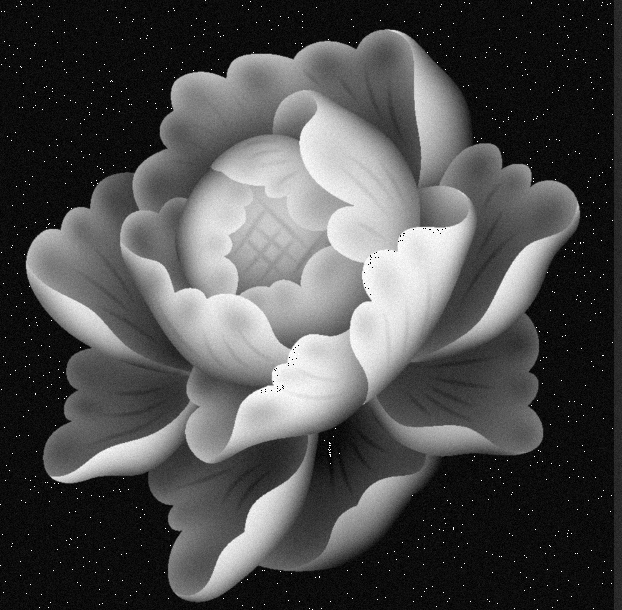
//> input picture imageProcess/project-image/sobel-image/sobel-image/花(高斯2).png, 622 x 610 px
$ ./sobel   (built with g++ and OpenCV 4)
//> lines starting //> are read from the running program, lines starting //| are printed output that depends on the picture
#include "iostream"
#include "math.h"
#include "opencv.hpp"

using namespace std;
using namespace cv;

const double π = 3.14;
int main()
{
	Mat Image, grayImage, out_Image, Gx_Image, Gy_Image;   //out_Image为结果图像
	Image = imread("花(高斯2).png");
//> Image is the input picture: 610 rows x 622 cols, CV_8UC3; min 0, max 255, mean 77.3
	namedWindow("原图", 1);
	imshow("原图", Image);

	cvtColor(Image, grayImage, COLOR_RGB2GRAY);
	out_Image = grayImage.clone();
	Gx_Image = grayImage.clone();
	Gy_Image = grayImage.clone();
	int width = Image.cols - 2; //图片的宽
//> width = 620
	int height = Image.rows - 2;//图片的高
//> height = 608
	double Gx = 0;   //横向梯度值
	double Gy = 0;   //纵向梯度值
	int px = 0;
	int py = 0;
	int G = 0;

	for (int i = 1; i < height; i++)
	{
		uchar* a = grayImage.ptr<uchar>(i - 1);  //获取第i-1行的指针
		uchar* b = grayImage.ptr<uchar>(i);
		uchar* c = grayImage.ptr<uchar>(i + 1);

		uchar* d = out_Image.ptr<uchar>(i); //获取结果图第i行指针
		uchar* e = Gx_Image.ptr<uchar>(i);
		uchar* f = Gy_Image.ptr<uchar>(i);
		for (int j = 1; j < width; j++)
		{
			//Gx = (a[j - 1] + 2 * b[j - 1] + c[j - 1]) - (a[j + 1] + 2 * b[j + 1] + c[j + 1]);//计算横向梯度值
			//Gy = (a[j - 1] + 2 * a[j] + a[j + 1]) - (c[j - 1] + 2 * c[j] + c[j + 1]);     //计算纵向梯度值
			//G = sqrt(abs(Gx)*abs(Gx) + abs(Gy)*abs(Gy));   //计算该像素点上的梯度值

			G = a[j - 1] + b[j - 1] - 4 * b[j] + b[j + 1] + c[j];
			d[j] = G;//将梯度近似值作为灰度写入结果图像中
		}
	}
//> this loop made 607 passes
//> G on passes 1 to 3: 4, -10, 5
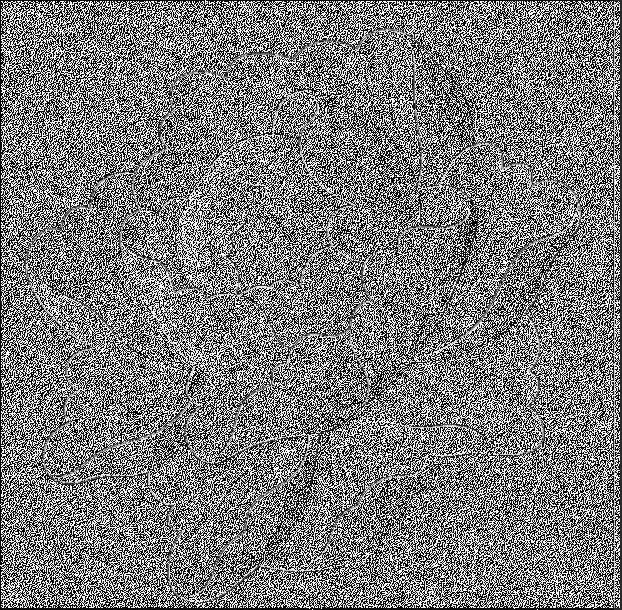
//> out_Image: 610 rows x 622 cols, CV_8UC1; min 0, max 255, mean 123.3
//> after the loop, G = -16

	for (int i = 2; i < height-1; i++)
	{
		uchar* a = grayImage.ptr<uchar>(i-2);
		uchar* b = grayImage.ptr<uchar>(i - 1);  //获取第i-1行的指针
		uchar* c = grayImage.ptr<uchar>(i);
		uchar* d = grayImage.ptr<uchar>(i + 1);
		uchar* e = grayImage.ptr<uchar>(i+2);

		uchar* f = Gx_Image.ptr<uchar>(i);

		for (int j = 2; j < width-1; j++)
		{
			//G = sqrt(abs(Gx)*abs(Gx) + abs(Gy)*abs(Gy));   //计算该像素点上的梯度值
			//将梯度近似值作为灰度写入结果图像中
			Gx = 16 * c[j] - a[j] - b[j - 1] - 2 * b[j] - b[j + 1] - c[j - 2] - 2 * c[j - 1] - 2 * c[j + 1] - c[j + 2] - d[j - 1] - 2 * d[j] - d[j + 1] - e[j];
			f[j] = Gx;
		}
	}
//> this loop made 605 passes
//> Gx on passes 1 to 3: -137, 47, -125
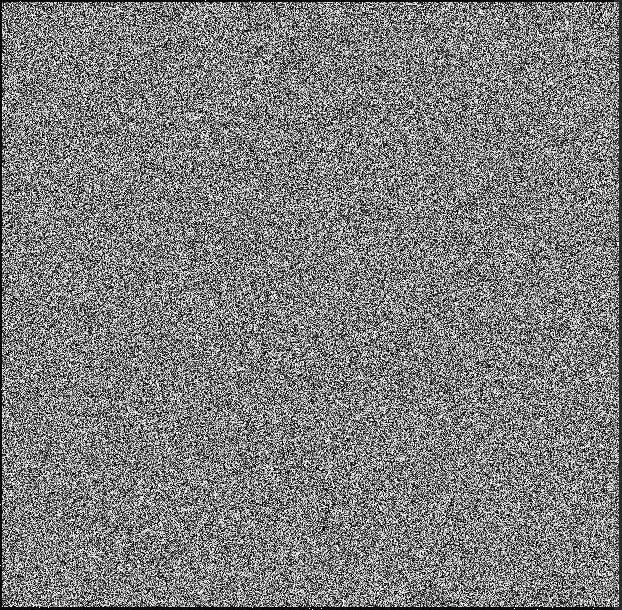
//> Gx_Image: 610 rows x 622 cols, CV_8UC1; min 0, max 255, mean 125.6
//> after the loop, Gx = -158
	//namedWindow("横向梯度显示", 1);
	//imshow("横向梯度显示", Gx_Image);
	namedWindow("loG显示", 1);
	imshow("loG显示", Gx_Image);
	namedWindow("sobel算子边缘检测", 1);
	imshow("sobel算子边缘检测", out_Image);
	waitKey(0);
	return 0;
}

$ run again, with imageProcess/project-image/sobel-image/sobel-image/mirror.png copied over imageProcess/project-image/sobel-image/sobel-image/花(高斯2).png
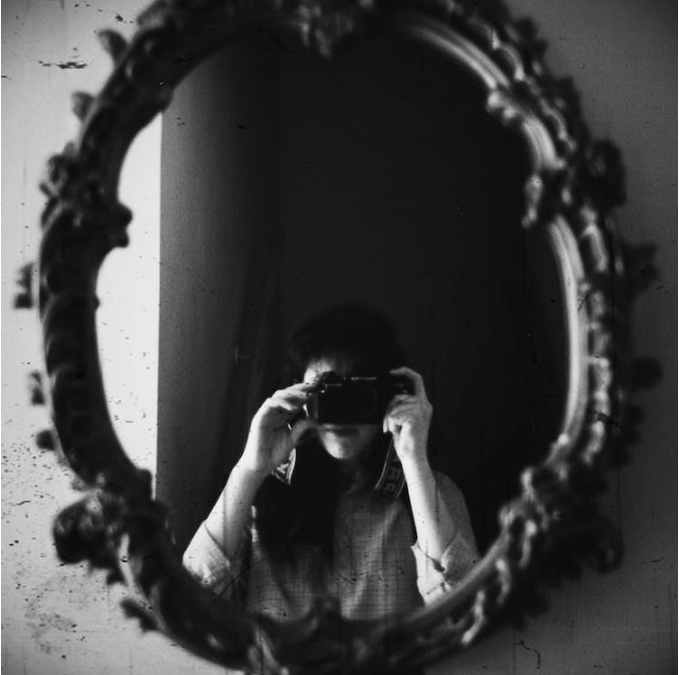
//> input picture imageProcess/project-image/sobel-image/sobel-image/mirror.png, 679 x 675 px
//> Image is the input picture: 675 rows x 679 cols, CV_8UC3; mean B, G, R 65.8, 65.8, 65.8
//> the loop `for (int i = 1; i < height; i++)` made 672 passes
//> G on passes 1 to 3: 1, -1, 1
//> after the loop `for (int i = 1; i < height; i++)`:
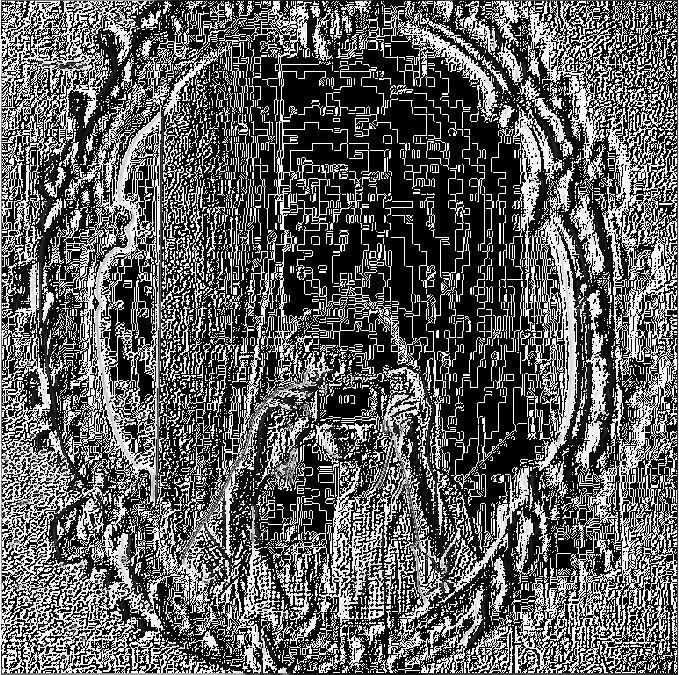
//> out_Image: 675 rows x 679 cols, CV_8UC1; min 0, max 255, mean 96.2
//> after the loop `for (int i = 1; i < height; i++)`: G = 0
//> the loop `for (int i = 2; i < height-1; i++)` made 670 passes
//> Gx on passes 1 to 3: 10, 3, -2
//> after the loop `for (int i = 2; i < height-1; i++)`:
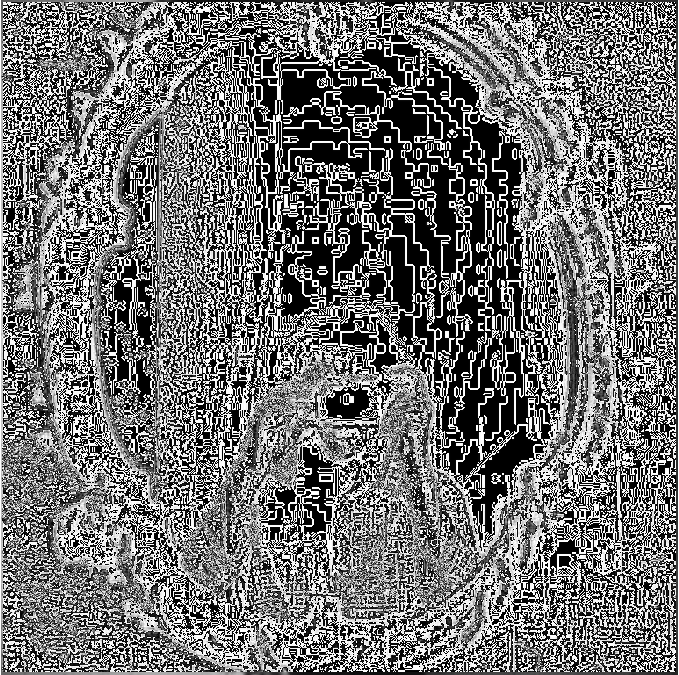
//> Gx_Image: 675 rows x 679 cols, CV_8UC1; min 0, max 255, mean 113.9
